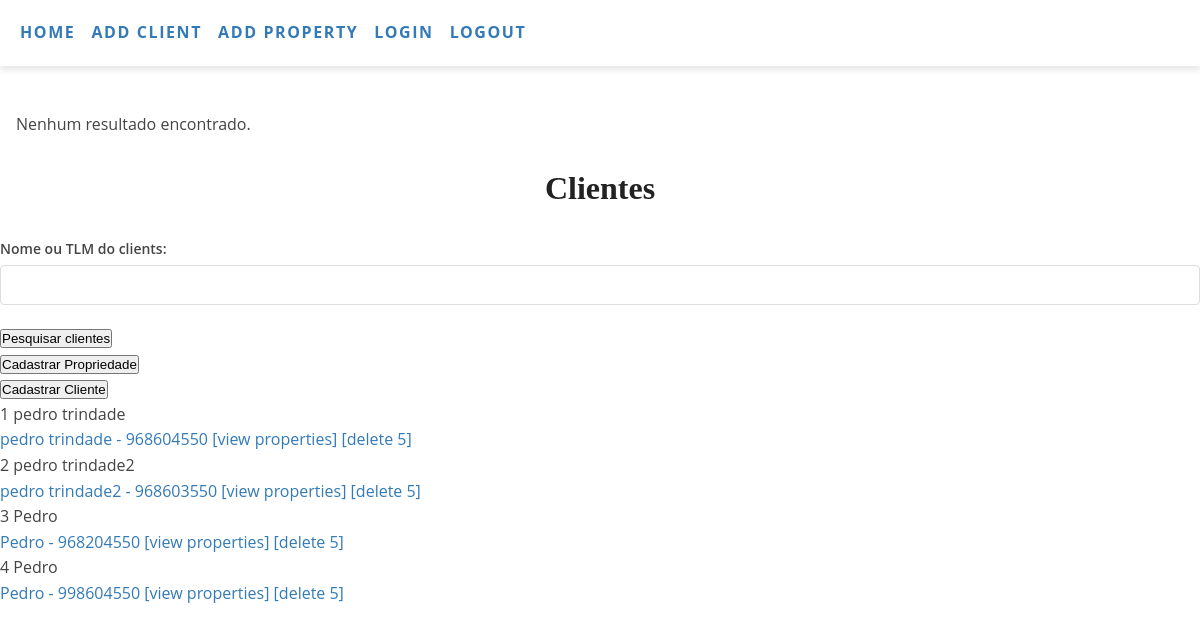
The app's page /clients with its own data.
### models.py (models this page shows, shortened)
class Client(db.Model):
    id = db.Column(db.Integer, primary_key=True)
    name = db.Column(db.String(50), nullable=False)
    email = db.Column(db.String(50), nullable=False)
    phone = db.Column(db.String(20))
    address = db.Column(db.String(200))
    birthdate = db.Column(db.String(20))
    marital_status = db.Column(db.String(20))
    profession = db.Column(db.String(50))
    income = db.Column(db.Integer)
    properties = db.relationship('Properties', back_populates='client', lazy=True)
    sales = db.relationship('Sale', backref='client', lazy=True)
    interactions = db.relationship('Interaction', backref='client', lazy=True)

### crm.py (the view)
@app.route('/clients', methods=['GET', 'POST'])
def clients():
    app.logger.debug(request.url)
    search_form = SearchForm()
    clients = Client.query.all()
    search_results = []
    form = ClientForm()
    if request.method == 'POST' and search_form.validate():
        search_query = search_form.search_query.data
        search_results = Client.query.filter(or_(
            Client.name.ilike(f'%{search_query}%'),
            Client.phone.ilike(f'%{search_query}%')
        )).all()
    if not search_results:
        flash('Nenhum resultado encontrado.')
    has_properties = all(hasattr(client, 'client_properties') and client.client_properties for client in clients)
    if has_properties:
        return render_template('clients.html', clients=clients, search_form=search_form, search_results=search_results,
                               client_properties=client_properties)
    else:
        return render_template('clients.html', clients=clients, search_form=search_form, search_results=search_results,
                               client_properties=None)

### forms.py (shortened to what this page needs)
class SearchForm(FlaskForm):
    name = StringField('Name', validators=[Optional()])
    email = StringField('Email', validators=[Optional()])
    marital_status = SelectField('Marital Status', choices=[('single', 'Single'), ('married', 'Married')],
                                 validators=[Optional()])
    min_age = IntegerField('Minimum Age', validators=[Optional()])
    max_age = IntegerField('Maximum Age', validators=[Optional()])
    min_income = DecimalField('Minimum Income', validators=[Optional()])
    max_income = DecimalField('Maximum Income', validators=[Optional()])
    search_query = StringField('Search by Name or Phone', validators=[DataRequired()])
    submit = SubmitField('Search')

class ClientForm(FlaskForm):
    name = StringField('Name', validators=[DataRequired()])
    email = StringField('Email', validators=[DataRequired(), Email()])
    phone = StringField('Phone')
    address = StringField('Address')
    birthdate = DateField('Birthdate', validators=[DataRequired()])
    marital_status = SelectField('Marital Status',
                                 choices=[('Single', 'Single'), ('Married', 'Married'), ('Divorced', 'Divorced'),
                                          ('Widowed', 'Widowed')])
    profession = StringField('Profession')
    income = IntegerField('Income')

### crm.py (called while the page is built)
@app.context_processor
def inject_csrf_token():
    return dict(csrf_token=generate_csrf())

@app.context_processor
def inject_debug():
    return dict(debug=app.debug)

### templates/clients.html (shortened to what this page needs)
{% extends "base.html" %}
{% block content %}
    <link href="{{ url_for('static', filename='style.css') }}" rel="stylesheet" type="text/css">
    <body>
    <h1 style="text-align: center;">Clientes</h1>
    <form action="{{ url_for('view_clients') }}" method="POST">
        <div>
            <label for="search_query">Nome ou TLM do clients:</label>
            {{ search_form.search_query() }}
        </div>
        <button type="submit">Pesquisar clientes</button>
    </form>
    <div class="button-container" style="text-align: left;">
        <a href="/add_property">
            <button>Cadastrar Propriedade</button>
        </a>
    </div>
    <div class="button-container" style="text-align: left;">
        <a href="/add_client">
            <button>Cadastrar Cliente</button>
        </a>
    </div>
    {% if clients %}
        <ul>
            {% for client in clients %}
    <tr>
        <td>{{ client.id }}</td>
        <td>{{ client.name }}</td>
                <li>
<a href="{{ url_for('edit_client', client_id=client.id) }}">{{ client.name }} - {{ client.phone }}</a>
<a href="{{ url_for('client_properties', client_id=client.id) }}">[view properties]</a>
<a href="{{ url_for('delete_client', client_id=client.id) }}">[delete 5]</a>
                </li>
                    </tr>
            {% endfor %}
        </ul>
    {% else %}
        <p>Nenhum cliente encontrado.</p>
        {% if not search_results and search_form.search_query.data %}
            <p>{{ get_flashed_messages()[0] }}</p>
        {% endif %}
    {% endif %}
    </body>
{% endblock %}

### static/base.css (style rules this page uses)
* { box-sizing: border-box; margin: 0; padding: 0; }
body { font-family: 'Helvetica Neue', sans-serif; font-size: 16px; line-height: 1.5; color: #333; }
h1, h2, h3, h4, h5, h6 { margin-bottom: 1rem; font-weight: bold; line-height: 1.2; }
a { color: #007bff; text-decoration: none; }

### static/style.css (style rules this page uses)
body { font-family: 'Open Sans', sans-serif; font-size: 16px; color: #444444; line-height: 1.6; }
h1, h2, h3, h4, h5, h6 { font-family: 'Playfair Display', serif; font-weight: 700; margin-bottom: 30px; color: #222222; }
a { color: #337ab7; text-decoration: none; }
form label { display: block; font-size: 14px; font-weight: 600; margin-bottom: 5px; }
form input[type="text"], form input[type="email"], form input[type="password"], form textarea { width: 100%; padding: 10px; border-radius: 4px; border: 1px solid #dddddd; font-size: 16px; margin-bottom: 20px; }

### records on screen
Client: id "1", name "pedro trindade", phone "968604550"
Client: id "2", name "pedro trindade2", phone "968603550"
Client: id "3", name "Pedro", phone "968204550"
Client: id "4", name "Pedro", phone "998604550"

### other values on screen
{{ message }} "Nenhum resultado encontrado."
